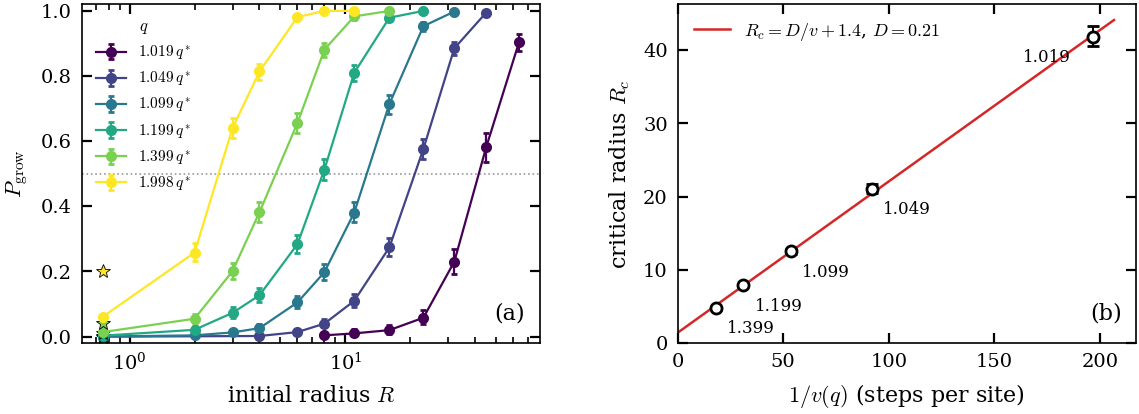

This chart was generated by the following Python code:
"""Fig. drop: critical droplets at p = 1/2. (a) boundary-growth probability of a disordered disk of radius R
in the dead state (E14_drop05, 500-1000 replicas per point); (b) R_c (P_grow = 1/2) against the
inverse planar-front velocity 1/v(q), with R_c = D/v + a lattice-scale offset.
Only completed fixed-N replica groups are used. P_grow counts boundary hits
by each run's stated T; a still-alive unescaped seed is not a boundary hit."""
import csv
import glob
import os
import re
from pathlib import Path

import matplotlib.pyplot as plt
import numpy as np

from common import COL, FIGDATA, RUNS, label, save
from campaign.v2.analysis.seed_tails import read_batch, binomial_interval
from campaign.v2.analysis.droplets import critical_radius, radius_bootstrap
from common import ROOT
import json

from common import QSTAR05 as QS


def surv():
    """P_grow(R) per q from E14_drop05; the R = 0.75 (2x2 block, sites alive with probability 1/2) points are
    replaced by the 4000-replica runs of R2_seed22 (2026-10-31) where available, and the full 2x2 block
    of live sites (R2_seed22 'full') is returned separately."""
    rows, full = {}, {}
    audit = []
    for f in sorted(glob.glob(os.path.join(RUNS, "E14_drop05", "out", "*.txt"))):
        m = re.match(r"p0.5_a0.5_j2_q([\d.]+)_R([\d.]+)_L(\d+)_drop", os.path.basename(f))
        batch=read_batch(Path(f))
        n,s,escaped=map(int,batch['values'][-1])
        eligible=batch['completed'] and batch['reached_fixed_max']
        audit.append(dict(path=f,q=float(m[1]),R=float(m[2]),n=n,surviving_or_escaped=s,
                          escaped=escaped,T=int(batch['times'][-1]),eligible=eligible,
                          seed=batch['seed'],source_sha256=batch['sha256'],n_planned=batch['declared_replicas'],
                          adaptive_target=batch['adaptive_target']))
        if not eligible:
            print('Excluded unfinished replica group:',f,n,batch['declared_replicas'])
            continue
        s=escaped  # Common endpoint: macroscopic boundary growth by T.
        lo,hi,_=binomial_interval(s,n)
        rows.setdefault(float(m[1]), []).append((float(m[2]),s/n,s/n-lo,n,hi-s/n))
    for f in sorted(glob.glob(os.path.join(RUNS, "R2_seed22", "out", "*.txt"))):
        m = re.match(r"p0.5_a0.5_j2_q([\d.]+)_R0.75(full|half)_L1024_drop", os.path.basename(f))
        if not m:
            continue
        batch=read_batch(Path(f))
        n,s,escaped=map(int,batch['values'][-1])
        eligible=batch['completed'] and batch['reached_fixed_max']
        audit.append(dict(path=f,q=float(m[1]),R=.75,n=n,surviving_or_escaped=s,
                          escaped=escaped,T=int(batch['times'][-1]),eligible=eligible,
                          seed=batch['seed'],source_sha256=batch['sha256'],n_planned=batch['declared_replicas'],
                          adaptive_target=batch['adaptive_target']))
        if not eligible:continue
        s=escaped  # Common endpoint: macroscopic boundary growth by T.
        lo,hi,_=binomial_interval(s,n)
        x=float(m[1])
        pt=(.75,s/n,s/n-lo,n,hi-s/n)
        if m[2] == "half" and x in rows:
            rows[x] = [r for r in rows[x] if r[0] != 0.75] + [pt]
        elif m[2] == "full":
            full[x] = pt
    from common import ROOT
    out=Path(ROOT)/'campaign/v2/results/droplets';out.mkdir(exist_ok=True)
    with (out/'critical_drop_counts.csv').open('w') as stream:
        writer=csv.DictWriter(stream,fieldnames=list(audit[0]));writer.writeheader();writer.writerows(audit)
    return {x: np.array(sorted(v)) for x, v in rows.items()}, full


def rc(d):
    return critical_radius(d[:,0],d[:,1])


def front_v(threshold=.3,t0=2000.):
    """Corrected outer-envelope planar velocities, with independent seed samples."""
    out={}
    path=Path(ROOT)/'campaign/v2/results/drop_fronts/runs.csv'
    with path.open() as stream:
        for r in csv.DictReader(stream):
            if (float(r['threshold'])==threshold and float(r['t0'])==t0
                    and r['estimator']=='envelope' and r['done']=='True'
                    and np.isfinite(float(r['v']))):
                out.setdefault(float(r['q']),[]).append(float(r['v']))
    x=np.array(sorted(out));values=[np.asarray(out[q]) for q in x]
    return x,np.array([v.mean() for v in values]),values


if __name__ == "__main__":
    S, FULL = surv()
    xv, vv, v_runs = front_v()
    rng=np.random.default_rng(3829);bootstrap=5000;radius_results=[]
    fig, (a, b) = plt.subplots(1, 2, figsize=(1.0 * 3.4 * 2, 2.2), gridspec_kw=dict(wspace=0.3))
    cmap = plt.get_cmap("viridis")
    xs = sorted(S)
    res = []
    for i, x in enumerate(xs):
        d = S[x]
        c = cmap(i / (len(xs) - 1))
        a.errorbar(d[:, 0], d[:, 1], np.array([d[:,2],d[:,4]]), fmt="o-", color=c, ms=3, capsize=1.2, lw=0.8, label=f"${x/QS:.3f}\\,q^*$")
        if x in FULL:
            a.errorbar([FULL[x][0]], [FULL[x][1]], [[FULL[x][2]],[FULL[x][4]]], fmt="*", color=c, ms=5, capsize=1.2, mec="k", mew=0.3)
        radius_result=radius_bootstrap(d[:,0],d[:,1],d[:,3],bootstrap,rng)
        radius_result["q"]=x;radius_results.append(radius_result)
        R_c = radius_result["radius"]
        v = np.interp(x, xv, vv) if x <= xv.max() else np.nan
        res.append((x, R_c, v))
        print(f"q={x:.7f} x={x/QS:.3f} R_c={R_c:.2f} v={v:.5f} R_c*v={R_c * v:.3f}  n={d[:, 3].min():.0f}-{d[:, 3].max():.0f}")
    a.axhline(0.5, color="0.6", lw=0.6, ls=":")
    a.set(xscale="log", xlabel=r"initial radius $R$", ylabel=r"$P_{\rm grow}$", ylim=(-0.02, 1.02))
    a.legend(fontsize=5.5, loc="upper left", title=r"$q$", title_fontsize=6)
    label(a, "(a)", x=.9, y=.12)
    res = np.array(res)
    ok = np.isfinite(res[:, 2])
    inv = 1 / res[ok, 2]
    A = np.vstack([inv, np.ones_like(inv)]).T
    (D, dR), *_ = np.linalg.lstsq(A, res[ok, 1], rcond=None)
    print(f"fit R_c = D/v + dR: D = {D:.3f}, dR = {dR:.2f}")
    lower=np.array([r['ci_low'] for r in radius_results])[ok]
    upper=np.array([r['ci_high'] for r in radius_results])[ok]
    b.errorbar(inv,res[ok,1],yerr=[res[ok,1]-lower,upper-res[ok,1]],fmt='ko',ms=4,mfc='w',capsize=2,lw=.7)
    # Each bootstrap draw uses one shared velocity grid for every interpolated q.
    velocity_draws=np.column_stack([r[rng.integers(0,len(r),(bootstrap,len(r)))].mean(1) for r in v_runs])
    fitted=[]
    for draw in range(bootstrap):
        radius=np.array([r['samples'][draw] for r in radius_results])[ok]
        velocity=np.interp(res[ok,0],xv,velocity_draws[draw])
        if np.all(np.isfinite(radius)) and np.all(velocity>0):
            fitted.append(np.linalg.lstsq(np.column_stack([1/velocity,np.ones(len(radius))]),radius,rcond=None)[0])
    ci=np.quantile(fitted,[.025,.975],axis=0)
    sensitivity=[]
    for threshold in (.2,.3,.5):
        for t0 in (1000.,2000.,3000.):
            xx,vel,_=front_v(threshold,t0)
            vvq=np.interp(res[ok,0],xx,vel)
            coef=np.linalg.lstsq(np.column_stack([1/vvq,np.ones(len(vvq))]),res[ok,1],rcond=None)[0]
            sensitivity.append(dict(threshold=threshold,t0=t0,D=float(coef[0]),offset=float(coef[1])))
    analysis=dict(endpoint='boundary growth before extinction by the protocol-specific T',
        radius_interpolation='linear logit P in log R',
        radius_results=[{k:val for k,val in r.items() if k!='samples'} for r in radius_results],
        curvature=dict(D=float(D),offset=float(dR),D_ci95=ci[:,0].tolist(),offset_ci95=ci[:,1].tolist(),
            bootstrap_valid=len(fitted),bootstrap_requested=bootstrap,
            interval_scope='conditional binomial replica and independent planar-run sampling; excludes protocol, interpolation, tracker, and curvature-model systematics'),
        tracker_sensitivity=sensitivity)
    (Path(ROOT)/'campaign/v2/results/droplets/critical_radius.json').write_text(json.dumps(analysis,indent=2)+'\n')
    print('Conditional bootstrap D interval:',ci[:,0],'; tracker/window range:',min(r['D'] for r in sensitivity),max(r['D'] for r in sensitivity))
    for (x, R_c, v) in res[ok]:
        b.annotate(f"{x/QS:.3f}", (1 / v, R_c), textcoords="offset points", xytext=(-8 if 1 / v > 150 else 4, -9), fontsize=6, ha="right" if 1 / v > 150 else "left")
    g = np.linspace(0, inv.max() * 1.05, 50)
    b.plot(g, D * g + dR, "C3-", lw=0.9, label=f"$R_c = D/v + {dR:.1f}$, $D={D:.2f}$")
    b.set(xlabel=r"$1/v(q)$ (steps per site)", ylabel=r"critical radius $R_c$", xlim=(0, None), ylim=(0, None))
    b.legend(fontsize=6.5, loc="upper left")
    label(b, "(b)", x=0.9, y=0.12)
    save(fig, "fig_drop")
